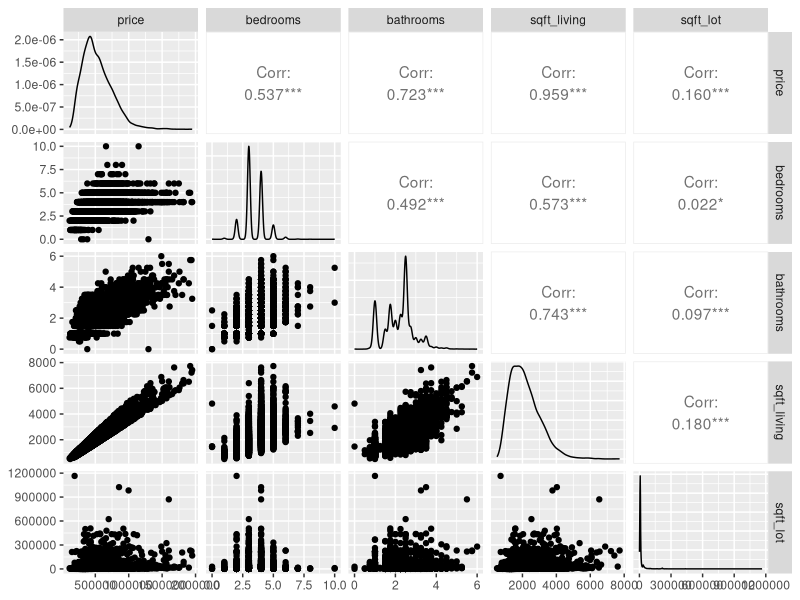
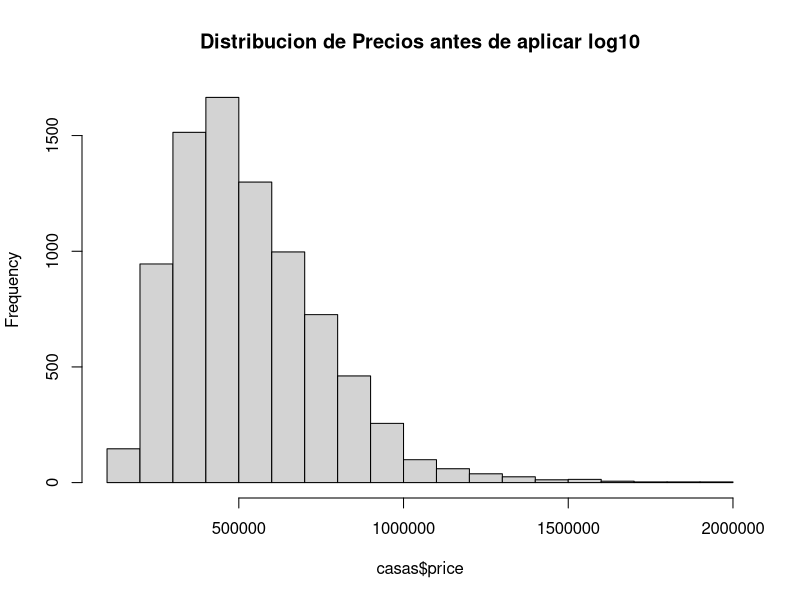
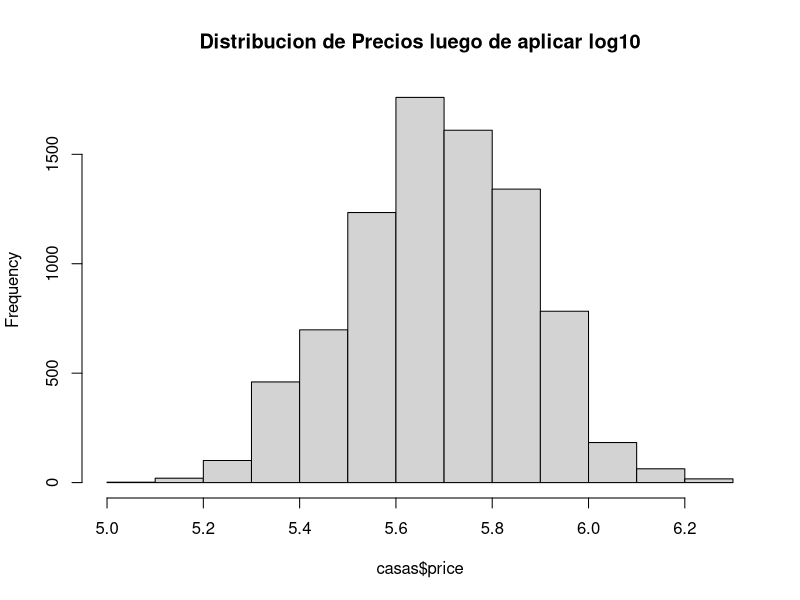
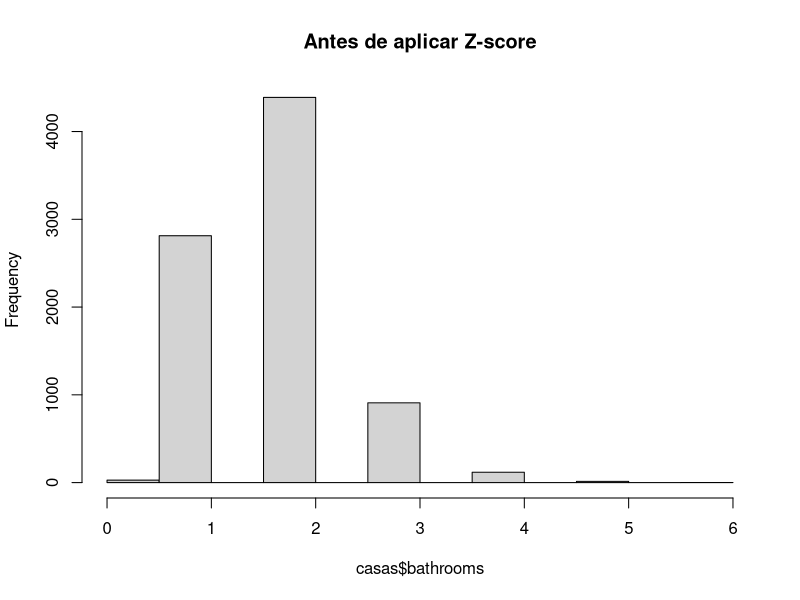
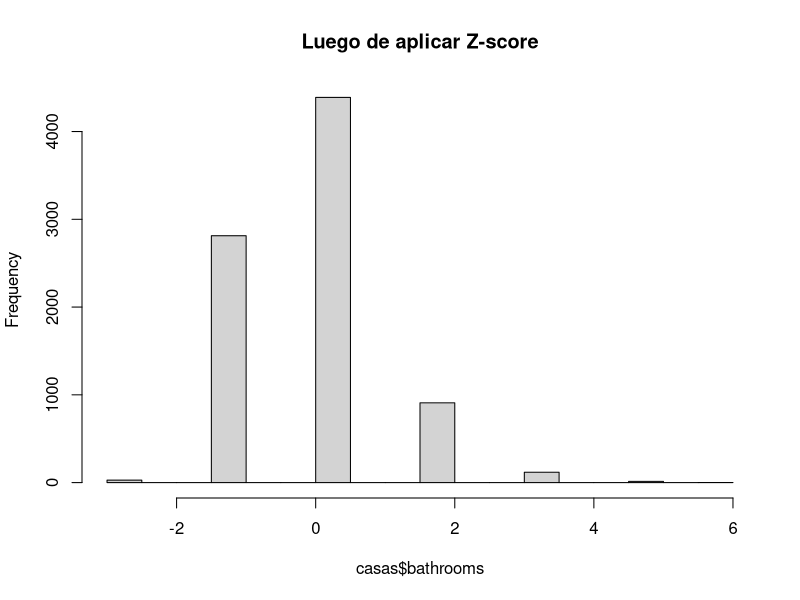

Source code (R) for these figures, in order:
## ---- chunk 1
knitr::opts_chunk$set(echo = TRUE)
## ---- chunk 2
library(GGally)
library(ggplot2)

casas <- read.csv('kc_house_data.csv', header = T, na.strings = '?')
ggpairs(casas, columns = 3:7)
## ---- chunk 3
sum(is.na(casas))
## ---- chunk 4
sum(is.na(casas$view))
## ---- chunk 5
casas$bathrooms[1:10]
## ---- chunk 6
# metodo floor redondea hacia abajo
casas$bathrooms <- floor(casas$bathrooms)
casas$bathrooms[1:10]
## ---- chunk 7
# Precios antes de la modificación
hist(casas$price, main = "Distribucion de Precios antes de aplicar log10")

casas$price <- log10(casas$price)

# Precios normalmente distribuidos
hist(casas$price, main = "Distribucion de Precios luego de aplicar log10")

# Como se ve ahora el valor de los precios?
casas$price[1:10]
## ---- chunk 8
sqft_living_median = median(casas$sqft_living)

casas$sqft_living[is.na(casas$sqft_living)] <- sqft_living_median
## ---- chunk 9
feature_scaling <- function(x) {
  x_escalado <- ((x - min(x)) / (max(x) - min(x)))
  return(x_escalado)
}
## ---- chunk 10
casas$sqft_lot <- feature_scaling(casas$sqft_lot)
resultado_scale <- scale(casas$sqft_lot)

# Las funciones feature_scaling y scale dan resultados diferentes porque aplican cálculos matematicos diferentes.
# scale por ejemplo centra los valores restandole a cada uno el promedio de los datos, y los escala dividiendo lo valores centrados entre su desviacion estandar.
## ---- chunk 11
#funcion z_score
z_score = function(x){
  data_mean = mean(x)
  data_sd = sd(x)
  
  result = (x - data_mean) / data_sd
  return(result)
}
## ---- chunk 12
# Datos antes de la transformación
hist(casas$bathrooms, main = "Antes de aplicar Z-score")

casas$bathrooms = z_score(casas$bathrooms)

# Después de la transformación
hist(casas$bathrooms, main = "Luego de aplicar Z-score")
## ---- chunk 13
# cual es la media del set de datos ahora?
mean(casas$bathrooms)
